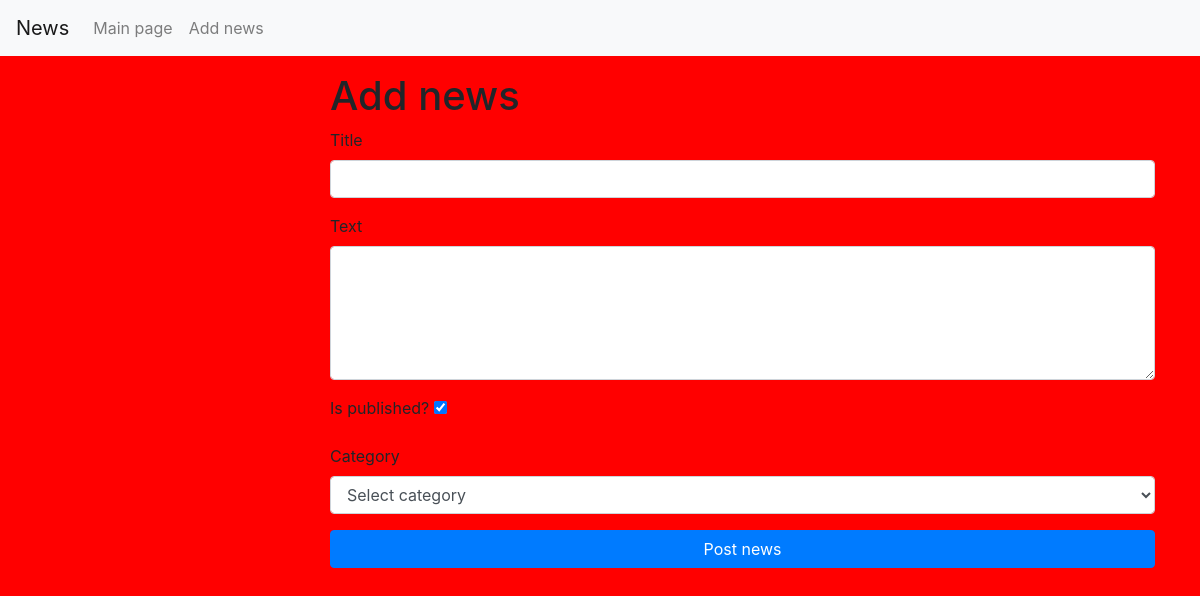
Before: /news/add_news/ with the older database file.
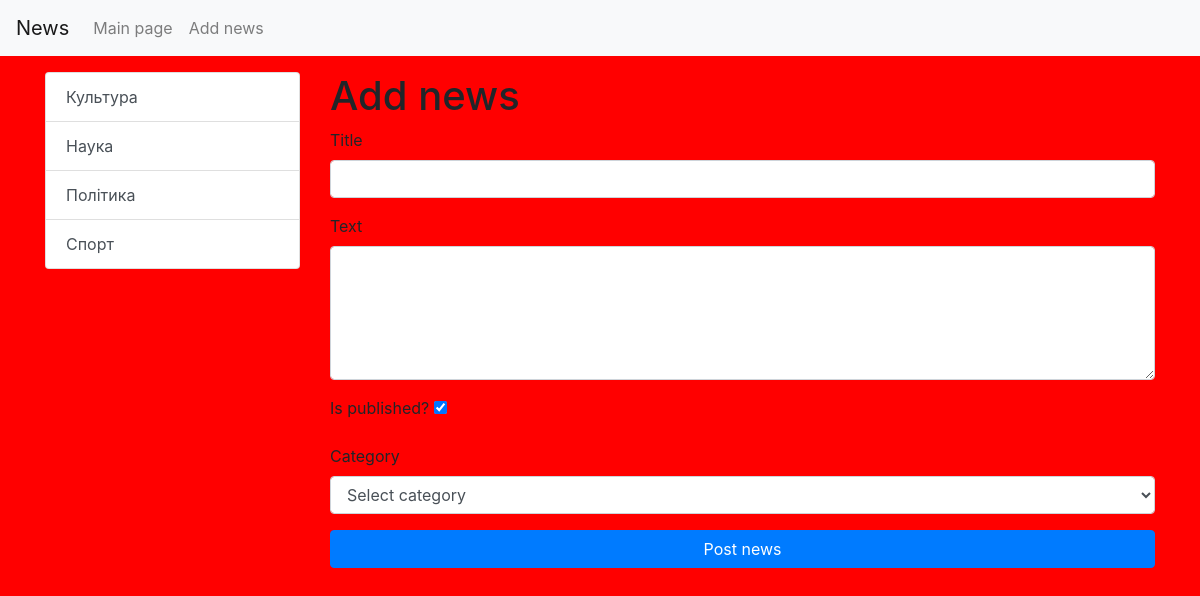
After: the same page with the newer database file.
### news/models.py (models this page shows)
class Category(models.Model):
    title = models.CharField(max_length=150, db_index=True, verbose_name='Category name')
    def __str__(self):
        return self.title
    def get_absolute_url(self):
        return reverse('category', kwargs = {"category_id": self.pk})
    class Meta:
        verbose_name = 'Категорія'
        verbose_name_plural = 'Категорії'
        ordering = ['title']

### news/views.py (the view)
# urls.py: path('news/add_news/', add_news, name = 'add_news'),
def add_news(request):
    if request.method == 'POST':
        form = NewsForm(request.POST)
        if form.is_valid():
            print(form.cleaned_data)
            news = News.objects.create(**form.cleaned_data)
            return redirect(news)
    else:
        form = NewsForm()
    return render(request, 'news/add_news.html', context = {'form': form, })

### news/forms.py
class NewsForm(forms.Form):
    title = forms.CharField(label='Title', max_length=150, widget=forms.TextInput(attrs={
        "class": "form-control",                            # widget for properties into tegs
    }))
    content = forms.CharField(label='Text', required=False, widget=forms.Textarea(attrs={
        "class": "form-control",
        "rows": 5,
    }))
    is_published = forms.BooleanField(label='Is published?: ', initial=True)                # generate check-box, initial is true for default
    category = forms.ModelChoiceField(empty_label='Select category', label='Category', queryset=Category.objects.all(), widget=forms.Select(attrs={
        "class": "form-control",
    }))

### news/templatetags/news_tags.py (called while the page is built)
@register.inclusion_tag('news/list_categories.html')
def show_categories():
    categories = Category.objects.all()
    context = {
        'categories': categories
    }
    return context

### news/templates/news/add_news.html (shortened to what this page needs)
{% extends 'base.html' %}
{% block sidebar %}
    {% include 'inc/_sidebar.html' %}
{% endblock sidebar %}
{% block content %}
    <h1>Add news</h1>
    <form action="{% url 'add_news' %}" method="POST">
        <div class="form-group">
            <label for="{{ form.title.id_for_label }}">Title</label>
            {{ form.title }}
        </div>
        <div class="form-group">
            <label for="{{ form.content.if_for_lable }}">Text</label>
            {{ form.content }}
        </div>
        <div class="form-group">
            <label for="{{ form.is_published.if_for_lable }}">Is published? </label>
            {{ form.is_published }}
        </div>
        <div class="form-group">
            <label for="{{ form.category.if_for_lable }}">Category</label>
            {{ form.category }}
        </div>
        <button type="submit" class="btn btn-primary btn-block">Post news</button>
    </form>
{% endblock %}

### news/templates/news/list_categories.html
<div class="list-group">
    {% for item in categories %}
        <a href="{{ item.get_absolute_url }}" class="list-group-item list-group-item-action">
            {{ item.title }}
        </a>
    {% endfor %}
</div>

Changed rows visible on the page:
added Category: title "Культура"
added Category: title "Наука"
added Category: title "Політика"
added Category: title "Спорт"
